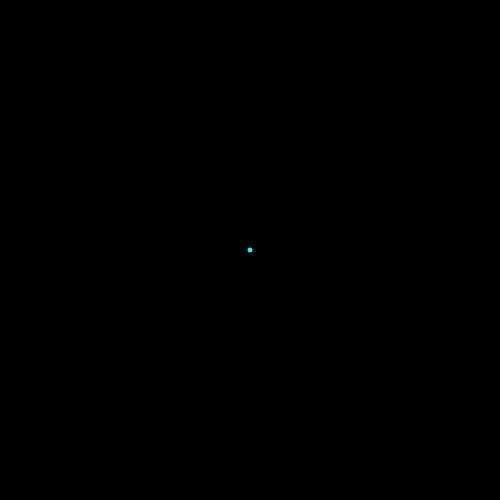
Frame 1 (no input)
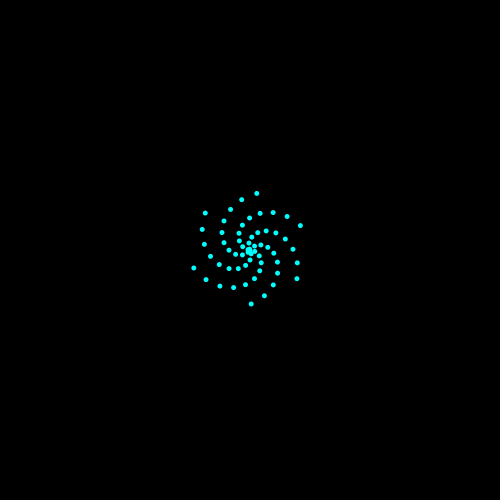
Frame 60 (the mouse pressed at the canvas centre just before this capture)
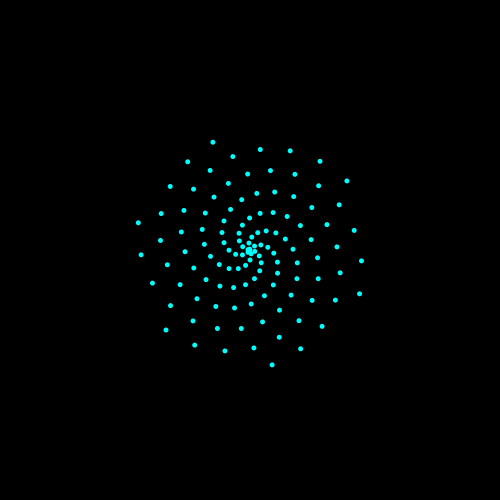
Frame 120 (the mouse held since frame 60 and released just before this capture)

The Processing sketch that drew these frames (run headless with seeded random() and noise(); from frame 60 on, the mouse is pressed at the canvas centre):

// Processing sketch: cos_sin__animation
// ── cos_sin__animation.pde
float r = 0;
float theta =0;
PVector position; 

void setup(){
  size (500, 500);
  background(0);
  position = new PVector(0, 0); 
}

void draw(){
  //position based on radius * cos(framecount)
  //cos and sin will be opposite wave functions
  //resulting x and y position will move in an orbit
  position.x = r*cos(frameCount);
  position.y = -r*sin(frameCount);
//  
//    //uncomment to draw sprial based on theta instead 
//    position.x = r*cos(theta);
//    position.y = -r*sin(theta);
//    theta += .1;
  
  fill(0, 255, 255);
  noStroke();
  ellipse(position.x+width/2, position.y+height/2, 5, 5);
 
  
  //if increase radius each loop, each ellipse will move in a spiral
  r+= 1;
  
}
